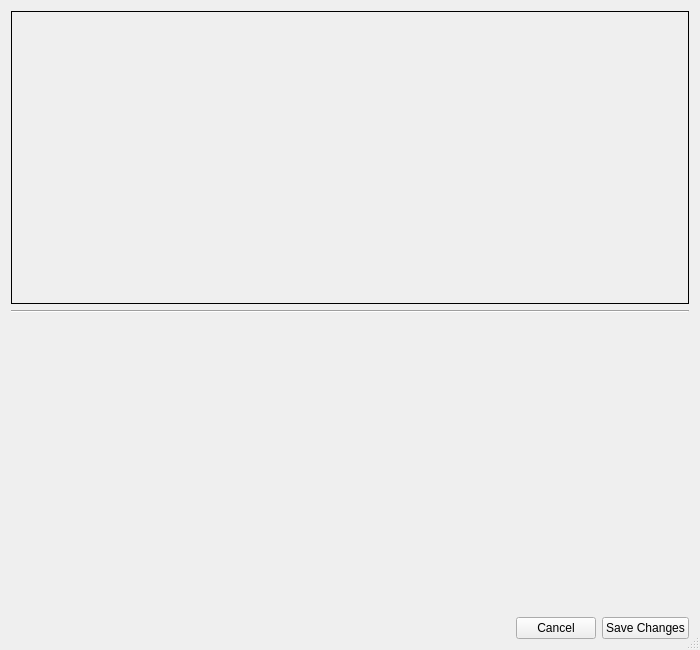
<?xml version="1.0" encoding="UTF-8"?>
<ui version="4.0">
 <class>PlotWidgetEditor</class>
 <widget class="QDialog" name="PlotWidgetEditor">
  <property name="geometry">
   <rect>
    <x>0</x>
    <y>0</y>
    <width>700</width>
    <height>650</height>
   </rect>
  </property>
  <property name="minimumSize">
   <size>
    <width>600</width>
    <height>500</height>
   </size>
  </property>
  <property name="windowTitle">
   <string>Edit the Plot Area</string>
  </property>
  <property name="sizeGripEnabled">
   <bool>true</bool>
  </property>
  <property name="modal">
   <bool>false</bool>
  </property>
  <layout class="QVBoxLayout" name="verticalLayout_2">
   <item>
    <widget class="QFrame" name="framePlotPreview">
     <property name="minimumSize">
      <size>
       <width>500</width>
       <height>250</height>
      </size>
     </property>
     <property name="frameShape">
      <enum>QFrame::Box</enum>
     </property>
    </widget>
   </item>
   <item>
    <widget class="Line" name="line">
     <property name="orientation">
      <enum>Qt::Horizontal</enum>
     </property>
    </widget>
   </item>
   <item>
    <widget class="QWidget" name="editorContainer" native="true">
     <layout class="QVBoxLayout" name="editorLayout">
      <property name="leftMargin">
       <number>0</number>
      </property>
      <property name="topMargin">
       <number>0</number>
      </property>
      <property name="rightMargin">
       <number>0</number>
      </property>
      <property name="bottomMargin">
       <number>0</number>
      </property>
     </layout>
    </widget>
   </item>
   <item>
    <layout class="QHBoxLayout" name="horizontalLayout_3">
     <item>
      <spacer name="horizontalSpacer">
       <property name="orientation">
        <enum>Qt::Horizontal</enum>
       </property>
       <property name="sizeHint" stdset="0">
        <size>
         <width>40</width>
         <height>20</height>
        </size>
       </property>
      </spacer>
     </item>
     <item>
      <widget class="QPushButton" name="pushButtonCancel">
       <property name="focusPolicy">
        <enum>Qt::NoFocus</enum>
       </property>
       <property name="text">
        <string>Cancel</string>
       </property>
      </widget>
     </item>
     <item>
      <widget class="QPushButton" name="pushButtonSave">
       <property name="focusPolicy">
        <enum>Qt::NoFocus</enum>
       </property>
       <property name="text">
        <string>Save Changes</string>
       </property>
      </widget>
     </item>
    </layout>
   </item>
  </layout>
 </widget>
 <resources>
  <include location="resource.qrc"/>
 </resources>
 <connections/>
</ui>
